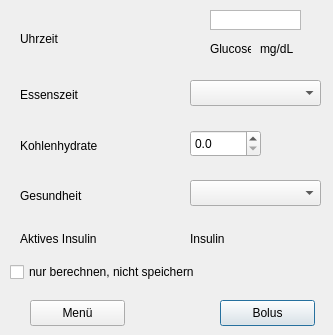
<?xml version="1.0" encoding="UTF-8"?>
<ui version="4.0">
 <class>bolusDlg</class>
 <widget class="QDialog" name="bolusDlg">
  <property name="windowModality">
   <enum>Qt::ApplicationModal</enum>
  </property>
  <property name="geometry">
   <rect>
    <x>0</x>
    <y>0</y>
    <width>333</width>
    <height>335</height>
   </rect>
  </property>
  <property name="windowTitle">
   <string>Bolusvorschlag</string>
  </property>
  <widget class="QPushButton" name="btnBolusCalc">
   <property name="geometry">
    <rect>
     <x>220</x>
     <y>300</y>
     <width>95</width>
     <height>26</height>
    </rect>
   </property>
   <property name="text">
    <string>Bolus</string>
   </property>
  </widget>
  <widget class="QLabel" name="lblMealTime">
   <property name="geometry">
    <rect>
     <x>20</x>
     <y>79</y>
     <width>111</width>
     <height>31</height>
    </rect>
   </property>
   <property name="text">
    <string>Essenszeit</string>
   </property>
  </widget>
  <widget class="QLabel" name="lblBreadUnits">
   <property name="geometry">
    <rect>
     <x>20</x>
     <y>130</y>
     <width>121</width>
     <height>31</height>
    </rect>
   </property>
   <property name="text">
    <string>Kohlenhydrate</string>
   </property>
  </widget>
  <widget class="QDoubleSpinBox" name="breadUnits">
   <property name="geometry">
    <rect>
     <x>190</x>
     <y>130</y>
     <width>71</width>
     <height>27</height>
    </rect>
   </property>
   <property name="buttonSymbols">
    <enum>QAbstractSpinBox::UpDownArrows</enum>
   </property>
   <property name="accelerated">
    <bool>true</bool>
   </property>
   <property name="decimals">
    <number>1</number>
   </property>
   <property name="stepType">
    <enum>QAbstractSpinBox::AdaptiveDecimalStepType</enum>
   </property>
  </widget>
  <widget class="QComboBox" name="mealTimeSelect">
   <property name="geometry">
    <rect>
     <x>190</x>
     <y>80</y>
     <width>131</width>
     <height>26</height>
    </rect>
   </property>
   <property name="currentText">
    <string/>
   </property>
   <property name="currentIndex">
    <number>-1</number>
   </property>
  </widget>
  <widget class="QComboBox" name="healthSelect">
   <property name="geometry">
    <rect>
     <x>190</x>
     <y>180</y>
     <width>131</width>
     <height>26</height>
    </rect>
   </property>
  </widget>
  <widget class="QLabel" name="lblHealth">
   <property name="geometry">
    <rect>
     <x>20</x>
     <y>180</y>
     <width>111</width>
     <height>31</height>
    </rect>
   </property>
   <property name="text">
    <string>Gesundheit</string>
   </property>
  </widget>
  <widget class="QLabel" name="lblCurrTime">
   <property name="geometry">
    <rect>
     <x>20</x>
     <y>30</y>
     <width>74</width>
     <height>18</height>
    </rect>
   </property>
   <property name="text">
    <string>Uhrzeit</string>
   </property>
  </widget>
  <widget class="QGraphicsView" name="glucoseStatus">
   <property name="geometry">
    <rect>
     <x>210</x>
     <y>10</y>
     <width>91</width>
     <height>20</height>
    </rect>
   </property>
   <property name="backgroundBrush">
    <brush brushstyle="SolidPattern">
     <color alpha="255">
      <red>0</red>
      <green>0</green>
      <blue>0</blue>
     </color>
    </brush>
   </property>
  </widget>
  <widget class="QLabel" name="lblGlucoseValue">
   <property name="geometry">
    <rect>
     <x>210</x>
     <y>40</y>
     <width>41</width>
     <height>18</height>
    </rect>
   </property>
   <property name="text">
    <string>Glucose</string>
   </property>
  </widget>
  <widget class="QLabel" name="lblDataGlucose">
   <property name="geometry">
    <rect>
     <x>260</x>
     <y>40</y>
     <width>74</width>
     <height>18</height>
    </rect>
   </property>
   <property name="text">
    <string>mg/dL</string>
   </property>
  </widget>
  <widget class="QLabel" name="lblActiveInsulin">
   <property name="geometry">
    <rect>
     <x>20</x>
     <y>230</y>
     <width>121</width>
     <height>18</height>
    </rect>
   </property>
   <property name="text">
    <string>Aktives Insulin</string>
   </property>
  </widget>
  <widget class="QLabel" name="lblDataActiveInsulin">
   <property name="geometry">
    <rect>
     <x>190</x>
     <y>230</y>
     <width>74</width>
     <height>18</height>
    </rect>
   </property>
   <property name="text">
    <string>Insulin</string>
   </property>
  </widget>
  <widget class="QPushButton" name="btnMainMenu">
   <property name="geometry">
    <rect>
     <x>30</x>
     <y>300</y>
     <width>95</width>
     <height>26</height>
    </rect>
   </property>
   <property name="text">
    <string>Menü</string>
   </property>
  </widget>
  <widget class="QCheckBox" name="chkNoStore">
   <property name="geometry">
    <rect>
     <x>10</x>
     <y>260</y>
     <width>281</width>
     <height>24</height>
    </rect>
   </property>
   <property name="text">
    <string>nur berechnen, nicht speichern</string>
   </property>
  </widget>
 </widget>
 <resources/>
 <connections>
  <connection>
   <sender>btnBolusCalc</sender>
   <signal>clicked()</signal>
   <receiver>bolusDlg</receiver>
   <slot>close()</slot>
   <hints>
    <hint type="sourcelabel">
     <x>257</x>
     <y>242</y>
    </hint>
    <hint type="destinationlabel">
     <x>199</x>
     <y>149</y>
    </hint>
   </hints>
  </connection>
  <connection>
   <sender>btnMainMenu</sender>
   <signal>clicked()</signal>
   <receiver>bolusDlg</receiver>
   <slot>close()</slot>
   <hints>
    <hint type="sourcelabel">
     <x>77</x>
     <y>282</y>
    </hint>
    <hint type="destinationlabel">
     <x>199</x>
     <y>149</y>
    </hint>
   </hints>
  </connection>
 </connections>
</ui>
